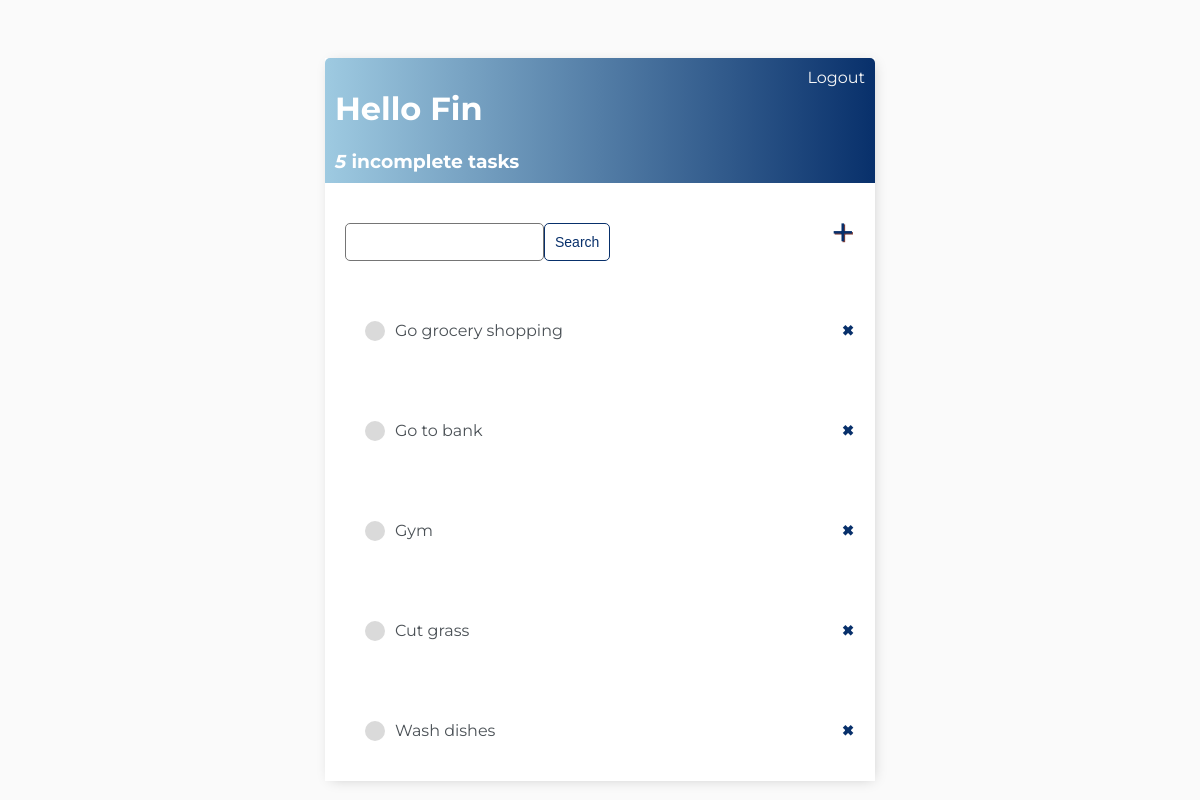
Page / (signed in) on the earlier database version.
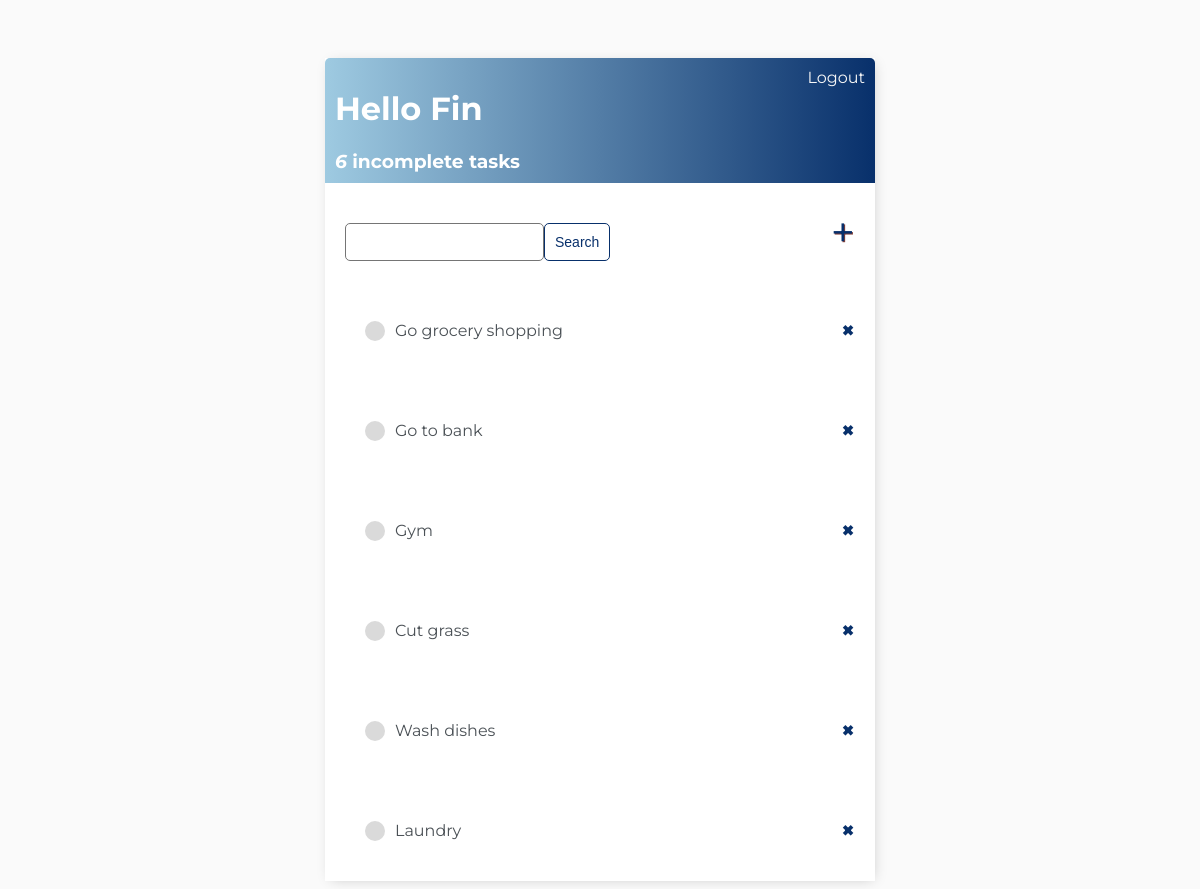
Same page on the later database version.
### base/models.py (models this page shows)
class Task(models.Model):
    user = models.ForeignKey(User, on_delete=models.CASCADE, null=True, blank=True)
    title = models.CharField(max_length=200)
    description = models.TextField(null=True, blank=True)
    complete = models.BooleanField(default=False)
    created = models.DateTimeField(auto_now_add=True)
    def __str__(self):
        return self.title
    class Meta:
        ordering = ['complete']

### base/views.py (the view)
# urls.py: path('', TaskList.as_view(), name='tasks'),
class TaskList(LoginRequiredMixin, ListView):
    model = Task
    context_object_name = 'tasks'
    def get_context_data(self, **kwargs):
        context = super().get_context_data(**kwargs)
        context['count'] = context['tasks'].filter(complete=False).count()
        search_input = self.request.GET.get('search-area') or ''
        if search_input:
            context['tasks'] = context['tasks'].filter(
                title__contains=search_input)
        context['search_input'] = search_input
        return context

### base/templates/base/task_list.html
{% extends 'base/main.html' %}
{% block content %}
<div class="header-bar">
    <div>
        <h1>Hello {{request.user|title}}</h1>
        <h3 style="margin:0"> <i>{{count}}</i> incomplete tasks</h3>
    </div>
{% if request.user.is_authenticated %}
<a href="{% url 'logout' %}">Logout</a>
{% else %}
<a href="{% url 'login' %}">Login</a>
{% endif %}
</div>
<div id="search-add-wrapper">
    <form method="GET" style="margin-top: 20px;display: flex;">
        <input type="text" name="search-area" value="{{search_input}}">
        <input class="button" type="submit" value="Search">
    </form>
    <a id="add-link" href="{% url 'task-create' %}">&#x2b;</a>
</div>
<div class="task-items-wrapper">
    {% for task in tasks %}
        <div class="task-wrapper">
            {% if task.complete %}
                <div class="task-title">
                    <div class="task-complete-icon"></div>
                    <i><s><a href="{% url 'task-update' task.id %}">{{task}}</a></s></i>
                </div>
                {% else %}
                <div class="task-title">
                    <div class="task-incomplete-icon"></div>
                    <a href="{% url 'task-update' task.id %}">{{task}}</a>
                </div>
                <a class="delete-link" href="{% url 'task-delete' task.id %}">&#215;</a>
                {% endif %}
        </div>
        {% empty %}
        <h3>No items in list</h3>
        {% endfor %}
</div>
{% endblock %}

Differences in the rows shown:
added Task: title "Laundry"
Other differences:
{{ count }}: "5" → "6"
